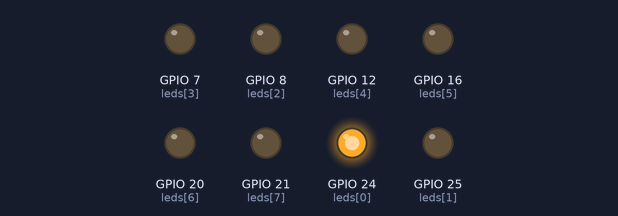
A program run on a simulated Raspberry Pi (BCM pin numbers). Parts: output pins drawn as LEDs (lit = HIGH).

Above: at 0.5 s.
At 2.5 s:
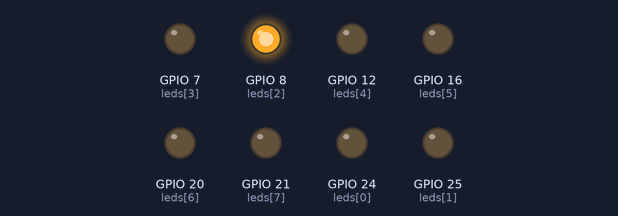
At 3.5 s:
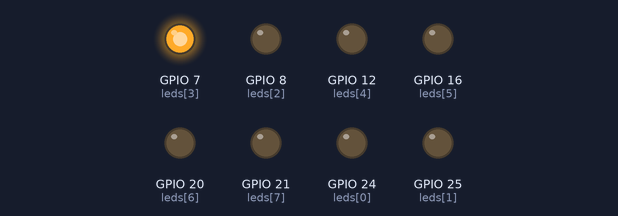
At 4.5 s:
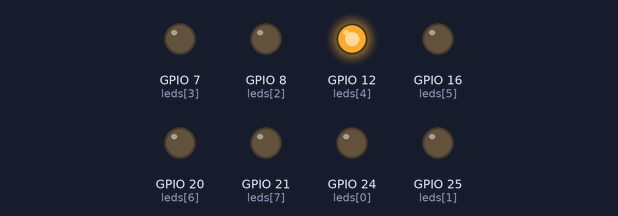
At 6.5 s:
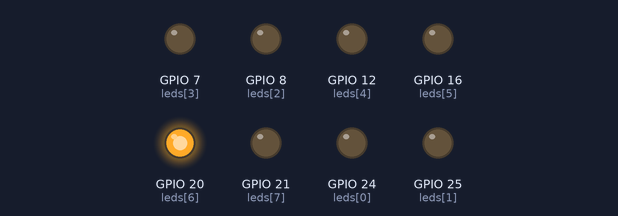
At 9.5 s:
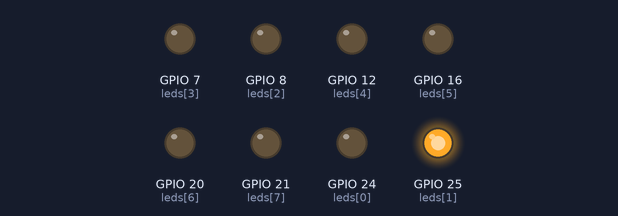
Timing chart, 0 to 10.4 s (numbered marks = the images above):
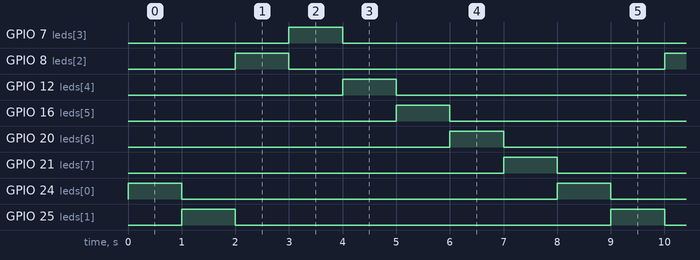

Measured:
- by itself, GPIO 7 (leds[3]), GPIO 8 (leds[2]), GPIO 12 (leds[4]), GPIO 16 (leds[5]), GPIO 20 (leds[6]), GPIO 21 (leds[7]), GPIO 24 (leds[0]), GPIO 25 (leds[1]): alternates HIGH for 1.0 s and LOW for 7.0 s
- by itself, everything shown: repeats every 8.0 s, in 8 steps

The program:

import_RPi.GPIO_as_GPIO.py
```python
import RPi.GPIO as GPIO
import time

GPIO.setmode(GPIO.BCM)

leds = [24, 25, 8, 7, 12, 16, 20, 21]


GPIO.setup(leds, GPIO.OUT)
GPIO.output(leds, 0)
while True:
    for i in range(8):
        GPIO.output(leds[i], 1)
        time.sleep(1)
        GPIO.output(leds[i], 0)
```
